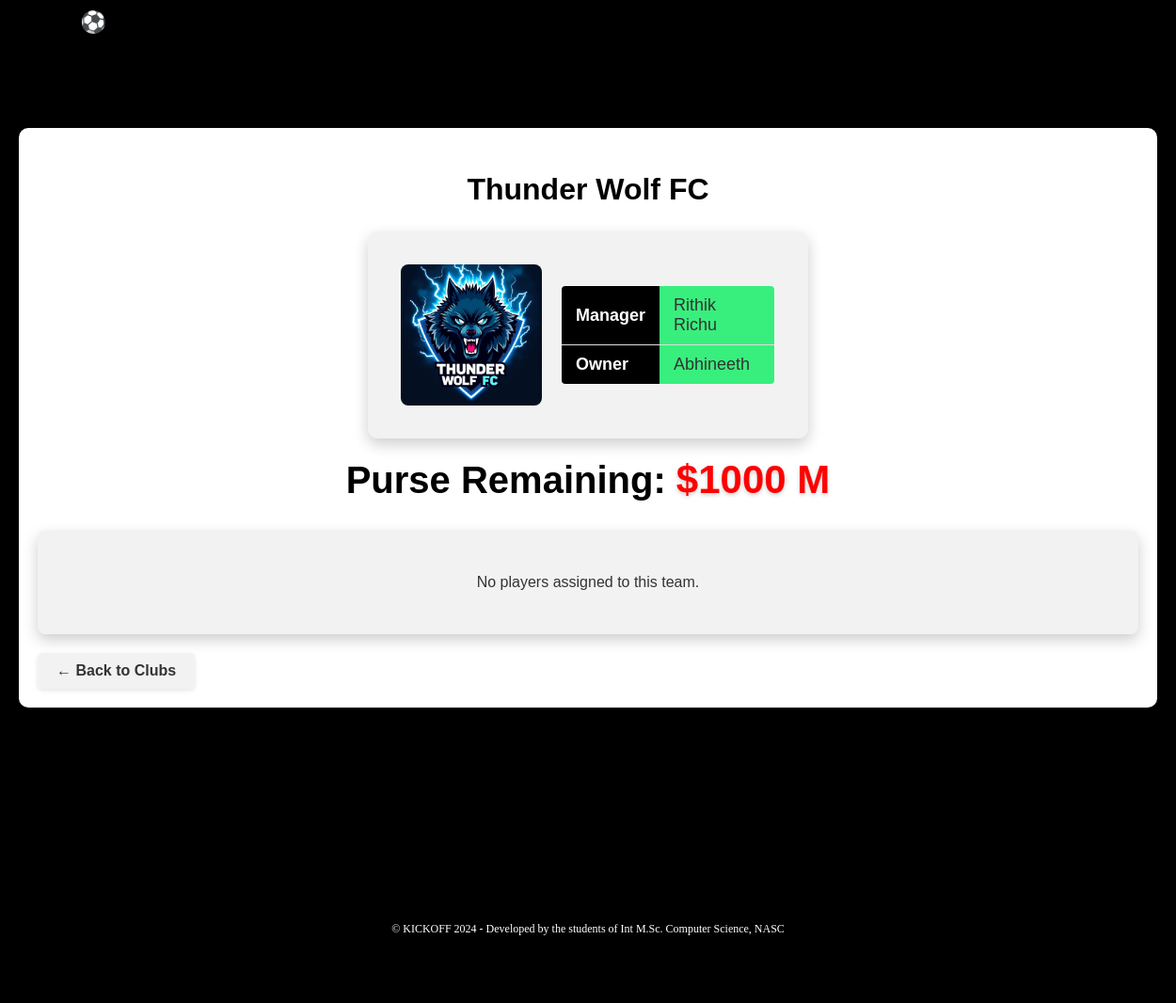
Screenshot of /clubs/4/ with the database file from the repository.
### auction/models.py (models this page shows, shortened)
class team(models.Model):
    team_name = models.CharField(max_length=100,null=True)
    logo = models.ImageField(upload_to='logo/')
    purse_remaining = models.IntegerField(default=1000)
    manager = models.CharField(max_length=100)
    owner = models.CharField(max_length=100)

### auction/views.py (the view)
# urls.py: path('clubs/<int:team_id>/', views.team_detail, name='team_detail'),
def team_detail(request, team_id):
    team_obj = get_object_or_404(team, id=team_id)
    players = team_obj.players.all()  # Assuming you want to display players of the team
    return render(request, 'auction/team_detail.html', {'team': team_obj, 'players': players})

### auction/templates/auction/team_detail.html (shortened to what this page needs)
{% extends 'auction/home.html' %}
{% load static %}
{% block stylesheet %}
<link rel="stylesheet" href="{% static 'css/team_detail.css' %}">
{% endblock stylesheet %}
{% block content %}
    <div class="team-detail">
        <div class="head">
            <h2>{{ team.team_name }}</h2>
        </div>
        <div class="info">
            <img src="{{ team.logo.url }}" alt="{{ team.team_name }} Logo" class="team-logo">
            <table>
                <tr>
                    <th>Manager</th>
                    <td>{{ team.manager }}</td>
                </tr>
                <tr>
                    <th>Owner</th>
                    <td>{{ team.owner }}</td>
                </tr>
            </table>
        </div>
        <div class="purse">
            <h2>Purse Remaining: <span class="highlight">${{ team.purse_remaining }} M</span></h2>
        </div>
        <div class="players-container">
            {% for player in players %}
                <div class="player-card">
                    <img src="{{ player.card_image.url }}" alt="{{ player.name }} Card">
                    <h4>{{ player.name }}</h4>
                    <p><strong>Price:</strong> ${{ player.base_price }} M</p>
                    <p><strong>Year:</strong> {{ player.year }}</p>
                </div>
            {% empty %}
                <p>No players assigned to this team.</p>
            {% endfor %}
        </div>
        <a href="{% url 'clubs' %}" class="back-link">← Back to Clubs</a>
    </div>
{% endblock %}

### static/css/home.css (style rules this page uses)
html, body { height: 100%; margin: 0; padding: 0; display: flex; flex-direction: column; background-image: url('/static/images/pl1.png'); background-size: cover; background-position: center; background-repeat: no-repeat; background-color: black; background-attachment: fixed; min-height: 100vh; }

### static/css/team_detail.css (style rules this page uses)
.team-detail { max-width: 1300px; z-index: 10; position: relative; margin: 3% auto; padding: 20px; background-color: white; box-shadow: 0 12px 32px rgba(0, 0, 0, 0.6); border-radius: 10px; font-family: Arial, sans-serif; color: #333; }
h2 { color: black; text-align: center; font-weight: bolder; font-size: xx-large; }
.info { display: flex; align-items: center; justify-content: space-evenly; gap: 20px; padding: 35px; background-color: #f2f2f2; box-shadow: 0 6px 16px rgba(0, 0, 0, 0.2); border-radius: 10px; font-family: Arial, sans-serif; margin: auto 30%; }
.team-logo { width: 150px; height: auto; border-radius: 8px; object-fit: contain; }
.info table { border-collapse: collapse; width: auto; font-size: 18px; color: #333; background-color: #f7f7f7; border: 1px solid #ddd; border-radius: 5px; overflow: hidden; }
.info table th, .info table td { padding: 10px 15px; text-align: left; border-bottom: 1px solid #ddd; }
.info table th { background-color: black; font-weight: bold; color: white; }
.info table td { background-color: #38ef7d; font-weight: 500; color: #333; }
.purse { text-align: center; padding: 10px; margin: 10px; }
.purse h2 { margin: 0; font-size: 40px; font-weight: bolder; color: black; }
.purse .highlight { color: red; font-weight: bolder; font-size: 42px; text-shadow: 0 2px 4px rgba(0, 0, 0, 0.2); }
.players-container { display: flex; flex-wrap: wrap; gap: 20px; justify-content: center; margin-top: 20px; padding: 30px; background-color: #f2f2f2; border-radius: 8px; box-shadow: 0 6px 16px rgba(0, 0, 0, 0.2); }
.back-link { display: inline-block; margin-top: 20px; text-decoration: none; color: #333; font-weight: bold; padding: 10px 20px; background-color: #f2f2f2; border-radius: 5px; box-shadow: 0 2px 5px rgba(0, 0, 0, 0.1); transition: background-color 0.3s, color 0.3s; }

### rows the page displays
team: team_name "Thunder Wolf FC", logo (picture), manager "Rithik Richu", owner "Abhineeth", purse_remaining "1000"
